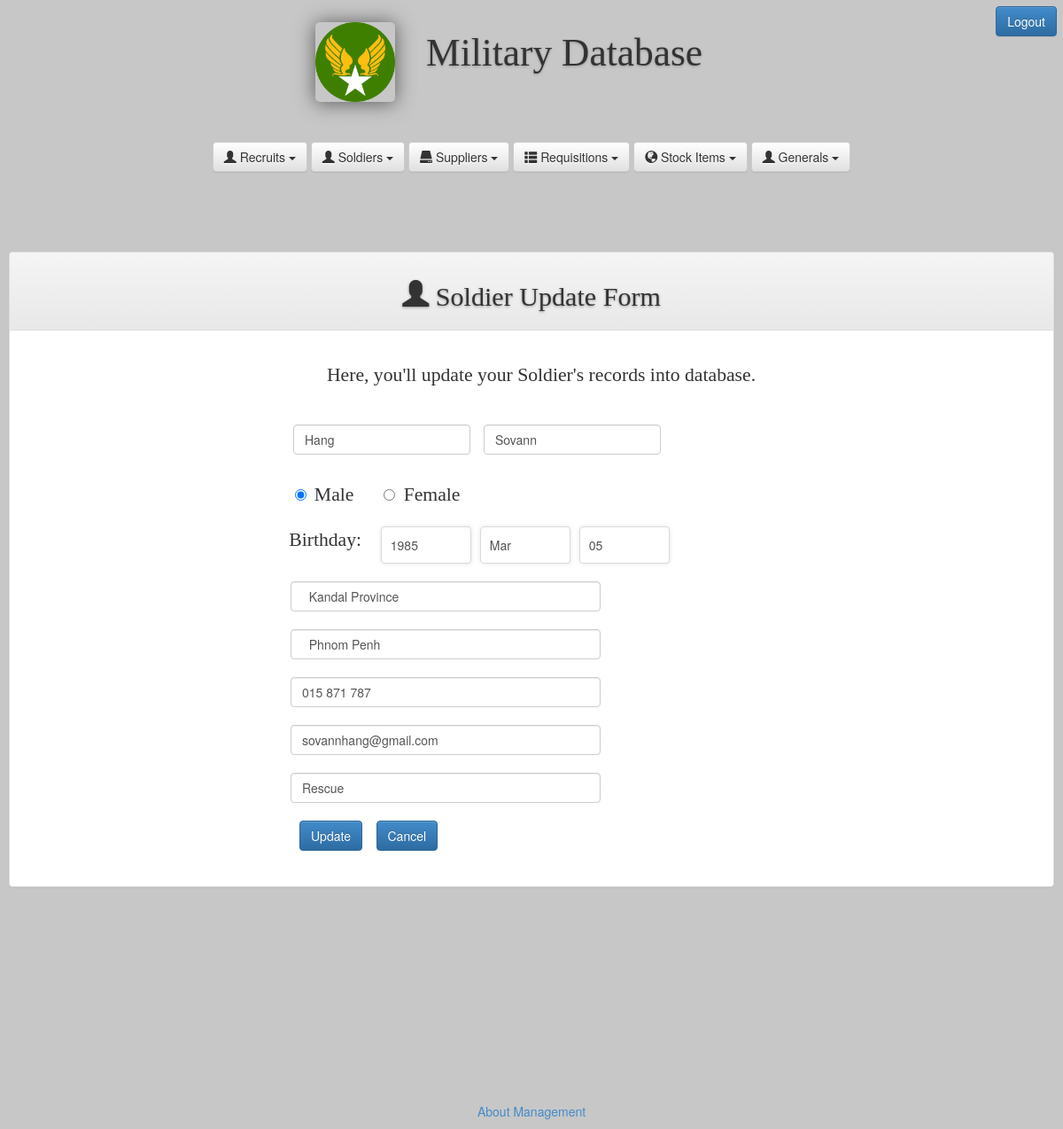
Screenshot of /everyone.php?tag=soldier_entry&opr=upd&rs_id=1 with the database file from the repository.
### tables this page shows
CREATE TABLE `sol_tbl` (
  `sol_id` int(10) UNSIGNED NOT NULL,
  `f_name` varchar(30) NOT NULL,
  `l_name` varchar(30) NOT NULL,
  `gender` char(10) NOT NULL,
  `dob` date NOT NULL,
  `pob` varchar(100) NOT NULL,
  `address` varchar(100) NOT NULL,
  `phone` varchar(50) NOT NULL,
  `email` varchar(50) NOT NULL,
  `note` varchar(100) NOT NULL
);

### Soldier_Entry.php (the view, shortened to what this page needs)
<?php
	$opr="";
	$id="";
	if(isset($_GET['opr'])){
	$opr=$_GET['opr'];}
if(isset($_GET['rs_id'])){
	$id=$_GET['rs_id'];}
?>
<html xmlns="http://www.w3.org/1999/xhtml">
<head>
<link rel="stylesheet" type="text/css" href="css/style_entry.css" />
<link rel="stylesheet" type="text/css" href="css/style_entry.css" />
</head>
<body>
<?php
if($opr=="upd")
{
	$sql_upd=mysqli_query($dbhandle, "SELECT * FROM sol_tbl WHERE sol_id=$id");
	$rs_upd=mysqli_fetch_array($sql_upd);
	list($y,$m,$d)=explode('-',$rs_upd['dob']);
?>
<div class="panel panel-default">
  		<div class="panel-heading"><h1><span class="glyphicon glyphicon-user"></span> Soldier Update Form</h1></div>
  			<div class="panel-body">
			<div class="container">
				<p style="text-align:center;">Here, you'll update your Soldier's records into database.</p>
			</div>
<div class="container_form">
    <form method="post">
				<div class="teacher_name_pos">
					<input type="text" name="fnametxt" class="form-control" value="<?php echo $rs_upd['f_name'];?>" />
					<input type="text" name="lnametxt" class="form-control" value="<?php echo $rs_upd['l_name'];?>" />
				</div><br>
				<div class="teacher_radio_pos">
					<input type="radio" name="genderrdo" value="Male"<?php if($rs_upd['gender']=="Male") echo "checked";?> /> <span class="p_font">&nbsp;Male</span>
					<input type="radio" name="genderrdo" value="Female"<?php if($rs_upd['gender']=="Female") echo "checked";?> /> <span class="p_font">&nbsp;Female</span>
				</div><br>
				<div class="teacher_bday_box">
					<span class="p_font">Birthday: </span>&nbsp;&nbsp;&nbsp;
					<div class="select_style">
    					<select name="yy">
       						<?php
							$sel="";
							for($i=1985;$i<=2015;$i++){
								if($i==$y){
									$sel="selected='selected'";}
								else
								$sel="";
							echo"<option value='$i' $sel>$i </option>";
							}
						?>
						</select>
					</div>
					<div class="select_style">
    					<select name="mm">
       						<?php
							$sel="";
                            $mm=array("Jan","Feb","Mar","Apr","May","Jun","Jul","Aug","Sep","Oct","Nov","Dec");
                            $i=0;
                            foreach($mm as $mon){
                                $i++;
									if($i==$m){
										$sel=$sel="selected='selected'";}
									else
										$sel="";
                                echo"<option value='$i' $sel> $mon</option>";
                            }
                        ?>                        </select>
					</div>
					<div class="select_style">
    					<select name="dd">
       						<?php
						$sel="";
                        for($i=1;$i<=31;$i++){
							if($i==$d)
							$sel="selected='selected'";
							else
								$sel="";
                        ?>
                        <option value="<?php echo $i ;?>"<?php echo $sel ;?> >
                        <?php
                        if($i<10)
                            echo"0"."$i" ;
                        else
                            echo"$i";
						?>
						</option>
						<?php
						}?>
						</select>
					</div>
		     	</div><br><br>
				<div class="teacher_bdayPlace_pos">
					<input type="text" name="pobtxt" class="form-control" value=" <?php echo $rs_upd['pob']; ?>" />
				</div><br>
				<div class="teacher_address_pos">
					<input type="text" name="addrtxt" class="form-control" value=" <?php echo $rs_upd['address'];?>" />
				</div><br>
				<div class="teacher_mobile_pos">
					<input type="text" name="phonetxt" class="form-control" value="<?php echo $rs_upd['phone'];?>" />
				</div><br>
				<div class="teacher_mail_pos">
					<input type="text" name="emailtxt" class="form-control" value="<?php echo $rs_upd['email'];?>" />
				</div><br>
				<div class="teacher_note_pos">
					<input type="text" name="notetxt" class="form-control" value="<?php echo $rs_upd['note'];?>" />
				</div><br>
				<div class="teacher_btn_pos">
					<input type="submit" name="btn_upd" class="btn btn-primary btn-large" value="Update" />&nbsp;&nbsp;&nbsp;
					<input type="reset"  href="#" class="btn btn-primary btn-large" value="Cancel" />
				</div>
                                    </form>
			</div>
		</div>
	</div>
<?php
}
?>
</body>
</html>

### css/home.css (style rules this page uses)
body { background-color: #c7c7c7; }
.container { padding: 20px; }
h1 { font-family: 'Segoe UI Light'; font-weight: 100; font-style: normal; font-size: 2.10em; text-shadow: 0px 1px 3px rgba(150, 150, 150, 1); }

### css/style_entry.css (style rules this page uses)
h1 { text-align: center; font-family: 'Segoe UI Light'; font-weight: 200; font-style: normal; font-size: 2.15em; text-shadow: 0px 1px 3px rgba(150, 150, 150, 1); }
p { text-align: center; font-family: 'Segoe UI Light'; font-weight: 200; font-style: normal; font-size: 1.55em; }
.teacher_name_pos { width: 450px; display: flex; padding: 10px; margin-left: 280px; }
.form-control { display: block; width: 100%; height: 34px; padding: 6px 12px; font-size: 14px; line-height: 1.42857143; color: #555; background-color: #fff; background-image: none; border: 1px solid #ccc; border-radius: 4px; -webkit-box-shadow: inset 0 1px 1px rgba(0,0,0,.075); box-shadow: inset 0 1px 1px rgba(0,0,0,.075); -webkit-transition: border-color ease-in-out .15s,-webkit-box-shadow ease-in-out .15s; -o-transition: border-color ease-in-out .15s,box-shadow ease-in-out .15s; transition: border-color ease-in-out .15s,box-shadow ease-in-out .15s; margin-left: 15px; }
.panel.panel-default { text-align: center; }
.p_font { text-align: center; font-family: 'Segoe UI Light'; font-weight: 200; font-style: normal; font-size: 1.55em; }
input[type=radio], input[type=checkbox] { margin: 4px 0 0; margin-top: 1px \9; line-height: normal; margin-left: 30px; }
.container_form { float: left; }
.teacher_radio_pos { margin-left: 40px; }
.panel-body { padding-bottom: 40px; }
.select_style { overflow:hidden; }
.select_style select { -webkit-appearance: none; appearance:none; width:120%; background:none; background:transparent; border:none; outline:none; }
.select_style select { -webkit-appearance: none; appearance:none; width:120%; background:none; background:transparent; border:none; outline:none; cursor:pointer; padding:7px 10px; }
.select_style select { background: none repeat scroll 0% 0% transparent; border: medium none; outline: medium none; cursor: pointer; padding: 10px; width: 100px; }
.select_style { background: none repeat scroll 0% 0% rgb(255, 255, 255); display: inline-block; color: rgb(82, 82, 82); font-weight: 300; border-radius: 5px 4px 4px 5px / 5px 5px 4px 4px; box-shadow: 0px 0px 5px rgba(123, 123, 123, 0.2); border: 1px solid rgb(218, 218, 218); font-family: "helvetica neue",arial; width: auto; margin-left:10px; }
.teacher_bday_box { margin-left: 190px; }
.teacher_bday_box { margin-left: 300px; display: inline-flex; }
.teacher_bdayPlace_pos { width: 350px; margin-left: 287px; }
.teacher_address_pos { width: 350px; margin-left: 287px; }
.teacher_mobile_pos { width: 350px; margin-left: 287px; }
.teacher_mail_pos { width: 350px; margin-left: 287px; }
.teacher_note_pos { width: 350px; margin-left: 287px; }
.teacher_btn_pos { margin-left: 50px; }

### rows the page displays
sol_tbl: fnametxt "Hang", lnametxt "Sovann", gender "☑", pobtxt "Kandal Province", addrtxt "Phnom Penh", phonetxt "015 871 787", emailtxt "sovannhang@gmail.com", notetxt "Rescue"

### other values shown
form field yy "1985"
form field mm "Mar"
